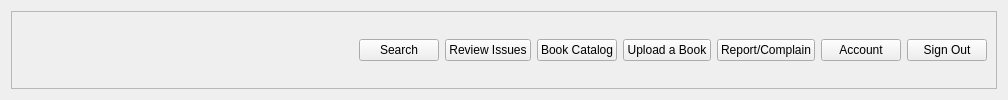
      <widget class="QWidget" name="menu2">
       <layout class="QHBoxLayout" name="horizontalLayout">
        <item>
         <widget class="QFrame" name="frame">
          <property name="frameShape">
           <enum>QFrame::StyledPanel</enum>
          </property>
          <property name="frameShadow">
           <enum>QFrame::Raised</enum>
          </property>
          <layout class="QHBoxLayout" name="horizontalLayout_4">
           <item>
            <spacer name="horizontalSpacer_2">
             <property name="orientation">
              <enum>Qt::Horizontal</enum>
             </property>
             <property name="sizeHint" stdset="0">
              <size>
               <width>338</width>
               <height>20</height>
              </size>
             </property>
            </spacer>
           </item>
           <item>
            <widget class="QPushButton" name="searchButton">
             <property name="text">
              <string>Search</string>
             </property>
            </widget>
           </item>
           <item>
            <widget class="QPushButton" name="reviewIssuesButton">
             <property name="text">
              <string>Review Issues</string>
             </property>
            </widget>
           </item>
           <item>
            <widget class="QPushButton" name="catalogButton">
             <property name="text">
              <string>Book Catalog</string>
             </property>
            </widget>
           </item>
           <item>
            <widget class="QPushButton" name="uploadButton">
             <property name="text">
              <string>Upload a Book</string>
             </property>
            </widget>
           </item>
           <item>
            <widget class="QPushButton" name="reportButton">
             <property name="text">
              <string>Report/Complain</string>
             </property>
            </widget>
           </item>
           <item>
            <widget class="QPushButton" name="accountButton">
             <property name="text">
              <string>Account</string>
             </property>
            </widget>
           </item>
           <item>
            <widget class="QPushButton" name="signoutButton">
             <property name="text">
              <string>Sign Out</string>
             </property>
            </widget>
           </item>
          </layout>
         </widget>
        </item>
       </layout>
      </widget>
